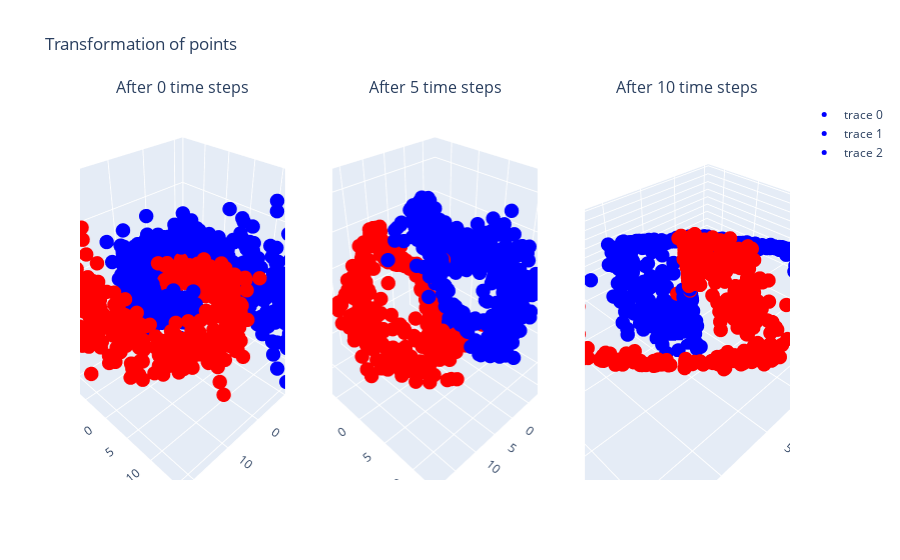

Here is the notebook cell this chart was saved with:
### Markdown cell above
### 3D plot for each time step (works well for hidden dim = 3)

### Code cell
utilities.plot_transformation_3d(
    x_transformed_reduced=plot_model.x_transformed_reduced,
    color_transformed_reduced=plot_model.color_transformed_reduced,
    static=False,
    interactive=True,
)

### Figure 1 — Plotly figure (JSON) as saved in the notebook; plotly's stock layout.template omitted (floating-point values rounded to 4 significant figures; data arrays with more than 128 entries replaced by an {"elided": "..."} marker saying what was removed)
{"data": [{"marker": {"color": {"elided": "800 str values"}, "size": 5}, "mode": "markers", "scene": "scene", "type": "scatter3d", "x": {"elided": "800 float values"}, "y": {"elided": "800 float values"}, "z": {"elided": "800 float values"}}, {"marker": {"color": {"elided": "800 str values"}, "size": 5}, "mode": "markers", "scene": "scene2", "type": "scatter3d", "x": {"elided": "800 float values"}, "y": {"elided": "800 float values"}, "z": {"elided": "800 float values"}}, {"marker": {"color": {"elided": "800 str values"}, "size": 5}, "mode": "markers", "scene": "scene3", "type": "scatter3d", "x": {"elided": "800 float values"}, "y": {"elided": "800 float values"}, "z": {"elided": "800 float values"}}], "layout": {"annotations": [{"font": {"size": 16}, "showarrow": false, "text": "After 0 time steps", "x": 0.1444, "xanchor": "center", "xref": "paper", "y": 1, "yanchor": "bottom", "yref": "paper"}, {"font": {"size": 16}, "showarrow": false, "text": "After 5 time steps", "x": 0.5, "xanchor": "center", "xref": "paper", "y": 1, "yanchor": "bottom", "yref": "paper"}, {"font": {"size": 16}, "showarrow": false, "text": "After 10 time steps", "x": 0.8556, "xanchor": "center", "xref": "paper", "y": 1, "yanchor": "bottom", "yref": "paper"}], "scene": {"domain": {"x": [0, 0.2889], "y": [0, 1]}}, "scene2": {"domain": {"x": [0.3556, 0.6444], "y": [0, 1]}}, "scene3": {"domain": {"x": [0.7111, 1], "y": [0, 1]}}, "title": {"text": "Transformation of points"}}}
